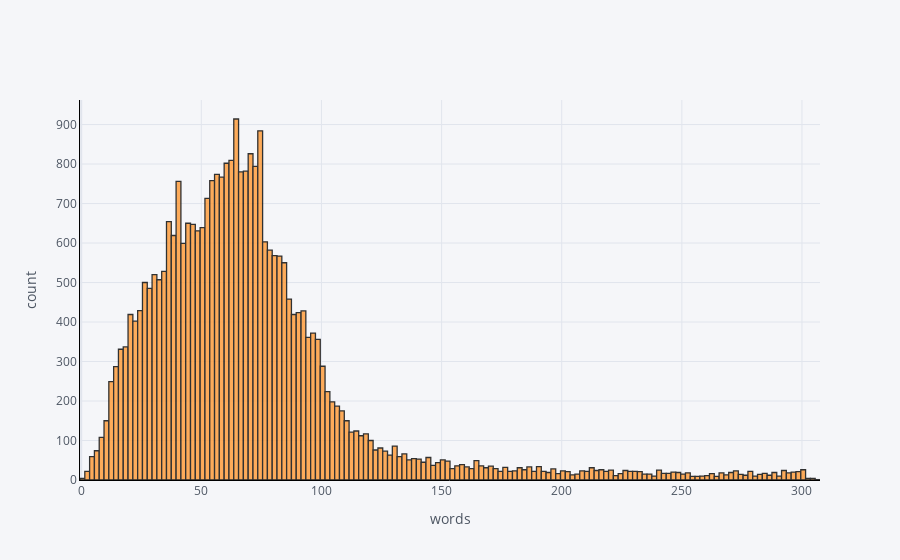

Notebook source saved alongside this figure:
### Code cell
data['length'].iplot(kind='hist', xTitle='words', linecolor='black', yTitle='count')

### Figure 1 — Plotly figure (JSON) as saved in the notebook; plotly's stock layout.template omitted (floating-point values rounded to 4 significant figures; data arrays with more than 128 entries replaced by an {"elided": "..."} marker saying what was removed)
{"data": [{"histfunc": "count", "histnorm": "", "marker": {"color": "rgba(255, 153, 51, 1.0)", "line": {"color": "#000000", "width": 1.3}}, "name": "length", "opacity": 0.8, "orientation": "v", "type": "histogram", "x": {"elided": "30230 int values"}}], "layout": {"barmode": "overlay", "legend": {"bgcolor": "#F5F6F9", "font": {"color": "#4D5663"}}, "paper_bgcolor": "#F5F6F9", "plot_bgcolor": "#F5F6F9", "title": {"font": {"color": "#4D5663"}}, "xaxis": {"gridcolor": "#E1E5ED", "linecolor": "black", "showgrid": true, "tickfont": {"color": "#4D5663"}, "title": {"font": {"color": "#4D5663"}, "text": "words"}, "zerolinecolor": "#E1E5ED"}, "yaxis": {"gridcolor": "#E1E5ED", "linecolor": "black", "showgrid": true, "tickfont": {"color": "#4D5663"}, "title": {"font": {"color": "#4D5663"}, "text": "count"}, "zerolinecolor": "#E1E5ED"}}}
